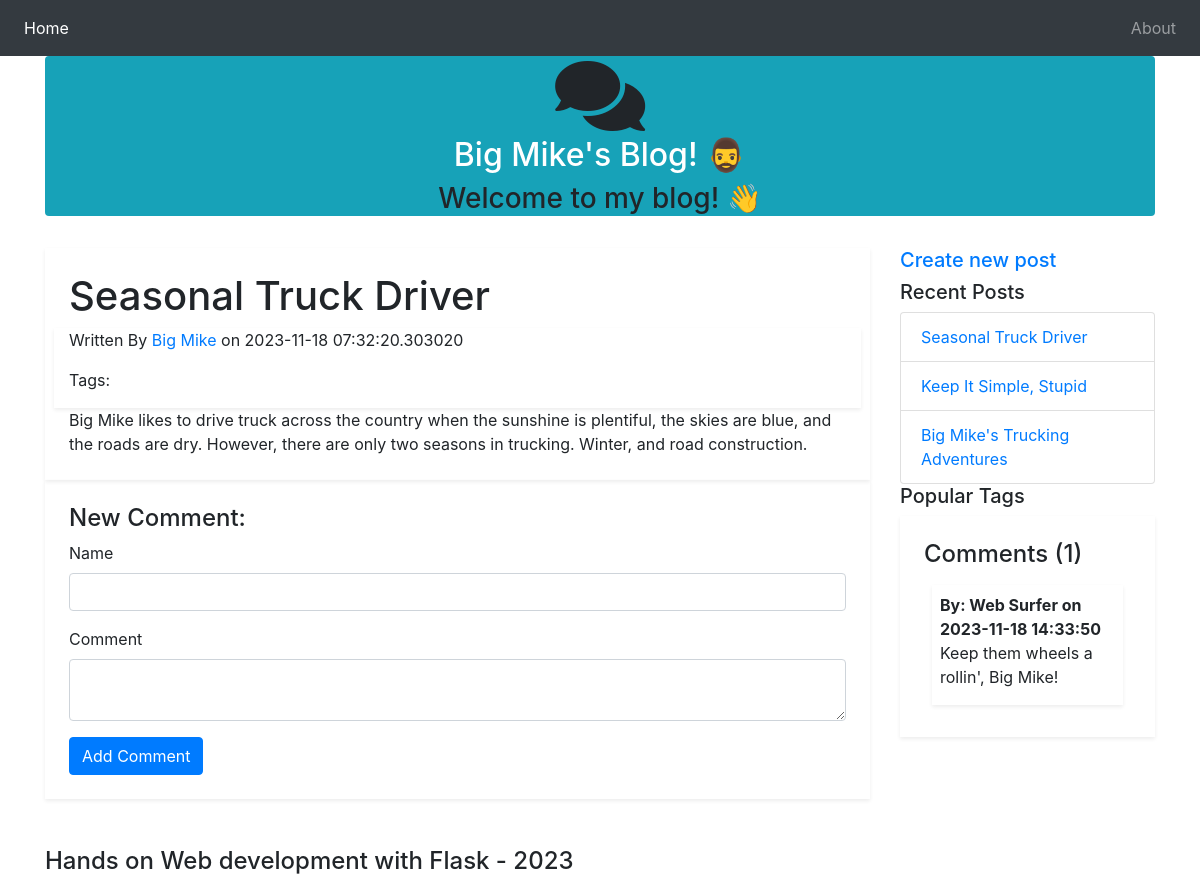
Screenshot of /post/3 with the database file from the repository.
### app.py (models this page shows, shortened)
class Post(db.Model):
    id = db.Column(db.Integer(), primary_key=True)
    title = db.Column(db.String(255))
    text = db.Column(db.Text())
    publish_date = db.Column(db.DateTime(timezone=True), server_default=db.func.current_timestamp())
    user_id = db.Column(db.Integer(), db.ForeignKey('user.id'))
    comments = db.relationship('Comment', backref='post', lazy='dynamic')
    tags = db.relationship('Tag', secondary=tags, backref=db.backref('posts', lazy='dynamic'))

class Comment(db.Model):
    id = db.Column(db.Integer(), primary_key=True)
    name = db.Column(db.String(255))
    text = db.Column(db.Text())
    publish_date = db.Column(db.DateTime(timezone=True), server_default=db.func.current_timestamp())
    post_id = db.Column(db.Integer(), db.ForeignKey('post.id'))

### app.py (the view, shortened to what this page needs)
@app.route('/post/<int:post_id>', methods=('GET', 'POST'))
def post(post_id):
    form = CommentForm()
    post = Post.query.get_or_404(post_id)
    tags = post.tags
    comments = post.comments.order_by(Comment.publish_date.desc()).all()
    recent, top_tags = sidebar_data()
    username = "Big Mike"
    return render_template('post.html', post=post, tags=tags, comments=comments, recent=recent, top_tags=top_tags, form=form, username=username)

### app.py
class CommentForm(Form):
    name = StringField('Name', validators=[DataRequired(), Length(max=255)])
    text = TextAreaField(u'Comment', validators=[DataRequired()])

### app.py (called while the page is built)
def sidebar_data():
    recent = Post.query.order_by(Post.publish_date.desc()).limit(5).all()
    top_tags = db.session.query(
        Tag, func.count(tags.c.post_id).label('total')
    ).join(tags).group_by(Tag).order_by(desc('total')).limit(5).all()
    return recent, top_tags

### templates/post.html (shortened to what this page needs)
<!DOCTYPE HTML>
<html lang="en">
{% extends "base.html" %}
{% block leftbody %}
<div class="p-4 shadow-sm">
    <div class="row">
        <div class="col">
            <h1>{{ post.title }}</h1>
        </div>
    </div>
    <div class="row shadow-sm">
        <div class="col-lg-12">
            <p>Written By <a href="{{ url_for('about') }}">{{ username }}</a> on {{ post.publish_date }}</p>
        </div>
        <div class="col-lg-1">
            <p class="text-right"> Tags:
            </p>
        </div>
    </div>
    <div class="row">
        <div class="col">
            {{ post.text | safe }}
        </div>
    </div>
</div>
<div class="p-4 shadow-sm">
    <div class="row">
        <div class="col">
            <h4>New Comment:</h4>
        </div>
    </div>
    <div class="row">
        <div class="col">
            <form method="POST" action="{{ url_for('post', post_id=post.id) }}">
                <div class="form-group">
                    {{ form.name.label }}
                    {{ form.name(class_='form-control') }}
                </div>
                <div class="form-group">
                    {{ form.text.label }}
                    {{ form.text(class_='form-control') }}
                </div>
                <input class="btn btn-primary" type="submit" value="Add Comment">
            </form>
        </div>
    </div>
</div>
{% endblock %}

### templates/base.html (shortened to what this page needs)
<!DOCTYPE html>
<html>
<head>
    <link rel="stylesheet" href="https://stackpath.bootstrapcdn.com/bootstrap/4.1.0/css/bootstrap.min.css"
>
    <link rel="stylesheet" href="https://use.fontawesome.com/releases/v5.0.10/css/all.css"
>
</head>
<body>
    <nav class="navbar navbar-expand-lg navbar-dark bg-dark">
        <div class="collapse navbar-collapse" id="navbarSupportedContent">
            <ul class="navbar-nav mr-auto">
                <li class="nav-item active">
                    <a class="nav-link" href="{{ url_for('index') }}">Home <span class="sr-only">(current)</span></a>
                </li>
            </ul>
            <ul class="navbar-nav ml-auto">
                <li class="nav-item">
                    <a class="nav-link" href="{{ url_for('index') }}"></a>
                </li>
                <li class="nav-item">
                    <a class="nav-link" href="{{ url_for('about') }}">About</a>
                </li>
            </ul>
        </div>
    </nav>
    <div class="container">
        <div class="row row-lg-4">
            <div class="col">
                <div class="container bg-info rounded">
                    <center>
                        <i class="fas fa-comments fa-5x"></i>
                        <h2><a class="text-white" href="{{ url_for('index') }}">Big Mike's Blog! 🧔‍♂️</a></h2>
                        <h3>Welcome to my blog! 👋</h3>
                    </center>
                </div>
            </div>
        </div>
        <br>
        {% block content %}
        <div class="row">
            <div class="col-lg-9">
                {% block leftbody %}
                {% endblock %}
            </div>
            <div class="col-lg-3 rounded">
                {% block rightbody %}
                <div class="row">
                    <div class="col">
                        <a href="{{ url_for('create') }}"><h5>Create new post</h5></a>
                    </div>
                </div>
                <div class="row">
                    <div class="col">
                        <h5>Recent Posts</h5>
                    </div>
                </div>
                <ul class="list-group">
                    {% for post in recent %}
                    <li class="list-group-item">
                        <a href="{{ url_for('post', post_id=post.id) }}">{{ post.title }}</a>
                    </li>
                    {% endfor %}
                </ul>
                <div class="row">
                    <div class="col">
                        <h5>Popular Tags</h5>
                    </div>
                </div>
                <div class="p-4 shadow-sm">
                    <div class="row">
                        <div class="col">
                            {% if comments | length > 0 %}
                            <h4>Comments ({{ comments | length }})</h4>
                            {% else %}
                            <p></p>
                            {% endif %}
                        </div>
                    </div>
                    <div class="row p-2">
                        <div class="col">
                            {% if comments | length > 0 %}
                            {% for comment in comments %}
                            <div class="shadow-sm p-2">
                                <dt>By: {{ comment.name }} on {{ comment.publish_date }}</dt>
                                <dd>{{ comment.text }}</dd>
                            </div>
                            {% endfor %}
                            {% else %}
                            <p></p>
                            {% endif %}
                        </div>
                    </div>
                </div>
                {% endblock %}
            </div>
        </div>
        {% endblock %}
    </div>
    <br><br>
    <footer class="footer">
        <div class="container">
            <h4>Hands on Web development with Flask - 2023</h4>
        </div>
    </footer>
</body>
</html>

### rows the page displays
Post: title "Seasonal Truck Driver", publish_date "2023-11-18 07:32:20.303020", text "Big Mike likes to drive truck across the country when the sunshine is plentiful, the skies are blue, and the roads are dry. However, there are only two seasons in trucking. Winter, and road construction."
Post: title "Keep It Simple, Stupid"
Post: title "Big Mike's Trucking Adventures"
Comment: name "Web Surfer", publish_date "2023-11-18 14:33:50", text "Keep them wheels a rollin', Big Mike!"

### other values shown
{{ username }} "Big Mike"
{{ comments | length }} "1"
